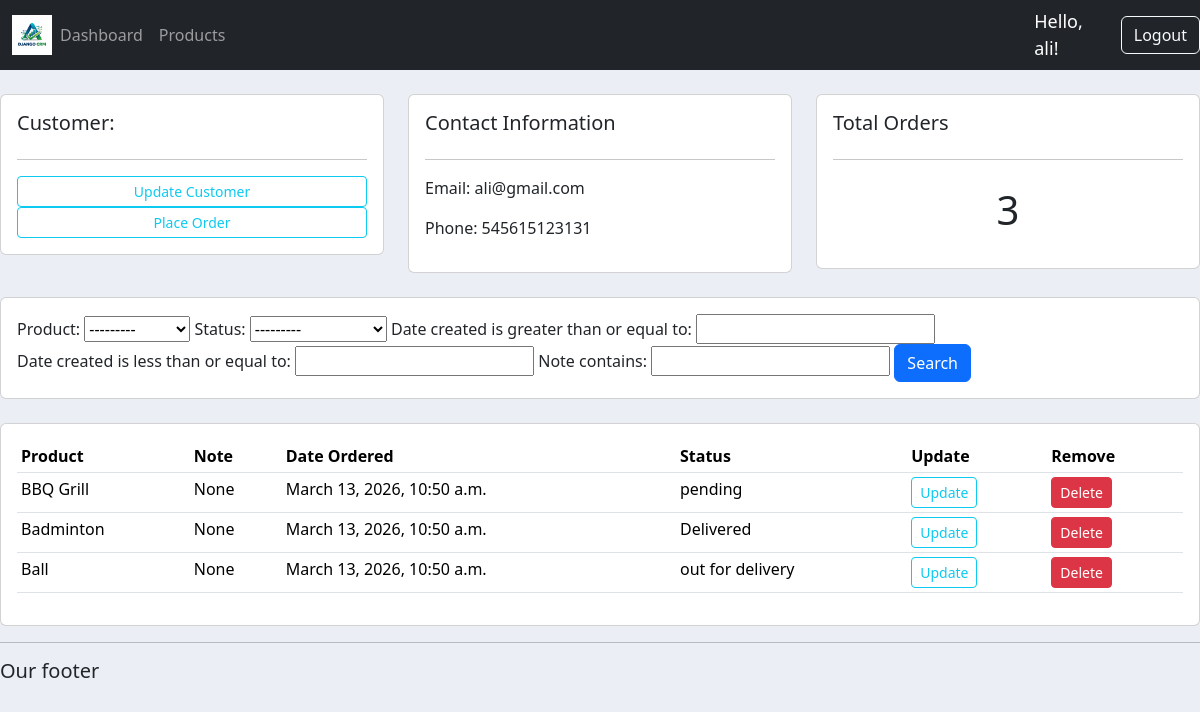
/customers/2/ (signed in), run on the app's committed database.
### accounts/models.py (models this page shows, shortened)
class Customer(models.Model):
    user = models.OneToOneField(User, null=True, blank=True, on_delete=models.CASCADE)
    name = models.CharField(max_length=200, null=True)
    phone = models.CharField(max_length=200, null=True)
    email = models.CharField(max_length=200, null=True)
    profile_pic = models.ImageField(default="default_demo_profile_pic.png", null=True, blank=True)
    date_created = models.DateTimeField(auto_now_add=True, null=True)

class Order(models.Model):
    STATUS = (
        ('pending','pending'),
        ('out for delivery','out for delivery'),
        ('Delivered','Delivered'),
    )
    customer = models.ForeignKey(Customer,null=True,on_delete=models.SET_NULL)
    product = models.ForeignKey(Product,null=True,on_delete=models.SET_NULL)
    date_created = models.DateTimeField(auto_now_add=True,null=True)
    status = models.CharField(max_length=200,null=True,choices=STATUS)
    note = models.CharField(max_length=1000,null=True)

class Product(models.Model):
    CATEGORY = (
        ('Indoor','Indoor'),
        ('Outdoor','Outdoor')
    )
    name = models.CharField(max_length=200,null=True)
    price = models.FloatField(null=True)
    category = models.CharField(max_length=200,null=True,choices=CATEGORY)
    description = models.CharField(max_length=200,null=True,blank=True)
    date_created = models.DateTimeField(auto_now_add=True,null=True)
    tag = models.ManyToManyField(Tag)
    def __str__(self):
        return self.name

### accounts/decorators.py (the view)
        def wrapper_func(request, *args, **kwargs):
            group = None
            if request.user.groups.exists():
                group = request.user.groups.all()[0].name
            if group in allowed_roles:
                return view_func(request, *args, **kwargs)
            else:
                return HttpResponse('You are not authorized to view this page')

### accounts/views.py (called while the page is built)
@login_required(login_url='login')
@allowed_users(allowed_roles=['admin'])
def customer(request,pk):
    customer = Customer.objects.get(id=pk)
    orders = customer.order_set.all()
    orders_count = orders.count()
    myFilter = OrderFilter(request.GET, queryset=orders)
    orders = myFilter.qs
    context = {'customer': customer, 'orders': orders, 'orders_count': orders_count, 'myFilter': myFilter}
    return render(request,'accounts/customers.html', context)

### accounts/templates/accounts/customers.html (shortened to what this page needs)
{% extends "accounts/main.html" %}
    {% block content %}
    <br>
<div class="row">
	<div class="col-md">
		<div class="card card-body">
			<h5>Customer:</h5>
			<hr>
			<a class="btn btn-outline-info  btn-sm btn-block" href="">Update Customer</a>
			<a class="btn btn-outline-info  btn-sm btn-block" href="{% url 'create_order' customer.id %}">Place Order</a>
		</div>
	</div>
	<div class="col-md">
		<div class="card card-body">
			<h5>Contact Information</h5>
			<hr>
			<p>Email: {{ customer.email }}</p>
			<p>Phone: {{ customer.phone }}</p>
		</div>
	</div>
	<div class="col-md">
		<div class="card card-body">
			<h5>Total Orders</h5>
			<hr>
			<h1 style="text-align: center;padding: 10px">{{ orders_count }}</h1>
		</div>
	</div>
</div>
<br>
<div class="row">
	<div class="col">
		<div class="card card-body">
			<form method="get" class="filter-form">
		{{ myFilter.form.product.label_tag }}
		{{ myFilter.form.product }}
		{{ myFilter.form.status.label_tag }}
		{{ myFilter.form.status }}
		{{ myFilter.form.start_date.label_tag }}
		{{ myFilter.form.start_date }}
		{{ myFilter.form.end_date.label_tag }}
		{{ myFilter.form.end_date }}
		{{ myFilter.form.note.label_tag }}
		{{ myFilter.form.note }}
		    <button class="btn btn-primary" type="submit">Search</button>
		  </form>
		</div>
	</div>
</div>
<br>
<div class="row">
	<div class="col-md">
		<div class="card card-body">
			<table class="table table-sm">
				<tr>
					<th>Product</th>
					<th>Note</th>
					<th>Date Ordered</th>
					<th>Status</th>
					<th>Update</th>
					<th>Remove</th>
				</tr>
				{% for order in orders %}
				<tr>
					<td>{{ order.product.name }}</td>
					<td>{{ order.note }}</td>
					<td>{{ order.date_created }}</td>
					<td>{{ order.status }}</td>
					<td><a class="btn btn-outline-info btn-sm" href="{% url 'update_order' order.id %}">Update</a></td>
                    <td><a class = "btn btn-danger btn-sm" href="{% url 'delete_order' order.id %}">Delete</a></td>
				</tr>
				{% endfor %}
			</table>
		</div>
	</div>
</div>
    {% endblock %}

### accounts/templates/accounts/navbar.html (shortened to what this page needs)
{% load static %}
<nav class="navbar navbar-expand-lg bg-dark navbar-dark">
  <div class="container-fluid">
    <img src="{% static 'images/logo.png' %}" class="img-fluid" style="max-height: 40px;">
    <div class="collapse navbar-collapse" id="navbarNavDropdown">
      <ul class="navbar-nav">
         <ul class="navbar-nav">
      {% if request.user.is_staff %}
      <li class="nav-item active">
        <a class="nav-link" href="{% url 'home' %}">Dashboard</a>
      </li>
      <li class="nav-item">
        <a class="nav-link" href="{% url 'products' %}">Products</a>
      </li>
      {% else %}
       <li class="nav-item">
        <a class="nav-link" href="{% url 'account' %}">Settings</a>
      </li>
      {% endif %}
      </ul>
    </div>
  </div>
    {% if user.is_authenticated %}
      <span class="hello-msg">
        Hello, {{ user.username }}!
      </span>
      <span><a class="btn btn-outline-light" href="{% url 'logout' %}">Logout</a></span>
    {% else %}
      <span><a class="btn btn-outline-light" href="{% url 'login' %}">Login</a></span>
    {% endif %}
</nav>

### static/css/main.css (style rules this page uses)
body { background-color: #ebeff5; }

### accounts/templates/accounts/navbar.html (style rules this page uses)
.hello-msg { color: white; font-size: 18px; margin-right: 20px; }

### data on the page
Customer: email "ali@gmail.com", phone "545615123131"
Order: product.name "BBQ Grill", note "None", date_created "March 13, 2026, 10:50 a.m.", status "pending"
Order: product.name "Badminton", note "None", date_created "March 13, 2026, 10:50 a.m.", status "Delivered"
Order: product.name "Ball", note "None", date_created "March 13, 2026, 10:50 a.m.", status "out for delivery"

### other printed values
{{ user.username }} "ali"
{{ orders_count }} "3"
{{ myFilter.form.product.label_tag }} "Product:"
{{ myFilter.form.status.label_tag }} "Status:"
{{ myFilter.form.start_date.label_tag }} "Date created is greater than or equal to:"
{{ myFilter.form.end_date.label_tag }} "Date created is less than or equal to:"
{{ myFilter.form.note.label_tag }} "Note contains:"
